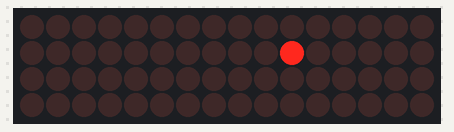
The sketch below on a simulated Arduino Uno, built with avr-gcc and run on an emulated ATmega328P. On the bench: 16×4 LED matrix. Wiring (inferred from the names in the program): LED cube drawn one layer per row (orientation assumed): layers pin 2, pin 3, pin 4, pin 5; columns pin 6, pin 7, pin 8, pin 9, pin 10, pin 11, pin 12, pin 13, A0, A1, A2, A3, A4, A5, pin 0, pin 1. Random numbers use the default seed unless the sketch sets one.

Above: at 1.25 s.
At 6.17 s:
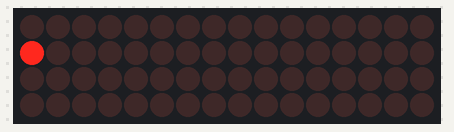
At 10.81 s:
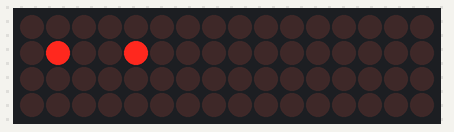
At 20.24 s:
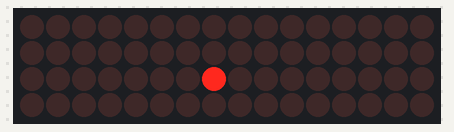
At 29.5 s:
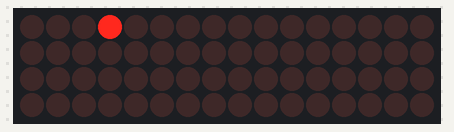
At 37.91 s:
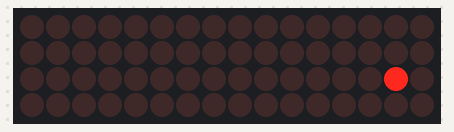

The sketch:

LED_Cube_Sparkle_Effect.ino
```cpp
// 4×4×4 LED Cube – sparkle Effect

// == Pin Definitions ==
const int columnPins[16] = {
  6,  7,  8,  9,
  10, 11, 12, 13,
  A0, A1, A2, A3,
  A4, A5, 0,  1
};
const int layerPins[4] = { 2, 3, 4, 5 };  // NPN transistor bases

void setup() {
  // Columns OFF (anodes LOW)
for (int c = 0; c < 16; c++) {
  pinMode(columnPins[c], OUTPUT);
  digitalWrite(columnPins[c], LOW);
}
// Layers OFF (NPN off = LOW)
for (int l = 0; l < 4; l++) {
  pinMode(layerPins[l], OUTPUT);
  digitalWrite(layerPins[l], LOW);
}
randomSeed(analogRead(A5));  // seed RNG
}

void loop() {
  sparkleEffect();
  delay(10);
}

// ✨ Sparkle Effect (Common‑Cathode w/ NPN Low‑Side)
//   – Random single‑LED flashes (“sparkles”) throughout the cube.

void sparkleEffect() {
  const int SPARKLES = 40;   // total random flashes
  const int ON_TIME   = 10;  // ms each sparkle stays lit

  for (int i = 0; i < SPARKLES; i++) {
    // 1) Clear all layers & columns
    for (int ll = 0; ll < 4; ll++)   digitalWrite(layerPins[ll], LOW);
    for (int cc = 0; cc < 16; cc++)  digitalWrite(columnPins[cc], LOW);

    // 2) Pick a random layer 0–3 and column 0–15
    int l = random(0, 4);
    int c = random(0, 16);

    // 3) Light that single LED
    digitalWrite(layerPins[l], HIGH);    // turn layer l on
    digitalWrite(columnPins[c], HIGH);   // turn column c on
    delay(ON_TIME);

    // 4) Turn it off
    digitalWrite(columnPins[c], LOW);
    digitalWrite(layerPins[l], LOW);

    // (optional) tiny gap before next sparkle
    delay(20);
  }
}
```
